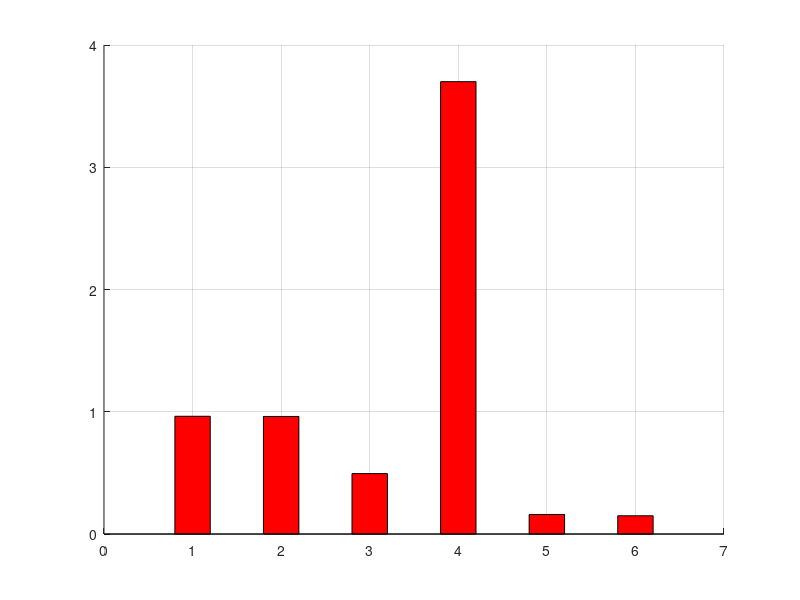

This chart was generated by the following MATLAB code:
clear
clc
Po=200;
RL=2112.5;
Vin=48;                  
Vo=650;                          
G = Vo./Vin
f=50000;
Io=Po/Vo
d= (((3*G)-7)-(sqrt((G.^2)+(6*G)+9)))./(4*(G-1))
vc=0.05;               
VF=0.79;                  
Rs=55e-3;                              
Rd=50e-3;
rl=15e-3;                
rc1 = 0.01;
rc2 = 0.01;
rc3 = 0.01;
rc4 = 0.01;
rc5 = 0.01;
IL = Io*(((2.*d.^3)-(9*d.^2)+(8.*d)-1)./((1-(2.*d)).*(1-d).*d));
L = (2.*Vin.*d.*(1-d))./(f.*0.1.*IL.*(1-(2.*d)));
VC1 = Vin./(1-(2.*d));
VC2 = (2.*Vin.*(1-d))./(1-(2.*d));
VC3 = (Vin.*((2.*d.^2)-(6.*d)+4))./((1-(2.*d)).*(1-d));
VC4 = (2.*Vin)./(1-(2.*d));
VC5 = (Vin.*((2.*d.^2)-(5.*d)+3))./((1-(2.*d)).*(1-d));
output=(Vin.*((2.*d.^2)-(7.*d)+5))./((1-(2.*d)).*(1-d));
Ic1rms = (Io.*((2.*d.^3)-(5.*d.^2)+(2.*d)+1))./((1-(2.*d)).*((1-d).^1.5).*sqrt (d));
Ic2rms = Io./(sqrt ((d).*(1-d)));
Ic3rms = Io./(sqrt ((d).*(1-d)));
Ic4rms =  Io.*(sqrt(d)/sqrt(1-d));
Ic5rms =  (Io.*(1+d))./(sqrt(d).*sqrt(1-d));
C1=(Io.*((2.*d.^3)-(5.*d.^2)+(2.*d)+1))./((1-(2.*d)).*(1-d).*f.*vc.*VC1);
C2=Io./(f*vc*VC2);
C3=Io./(f*vc*VC3);
C4=(Io*d)./(f*vc*VC4);
C5=(Io*(1+d))./(f*vc*VC5);
Iin =(Io.*((2.*d.^2)-(7.*d)+5))./((1-(2.*d)).*(1-d));
IS1AVG= (Io.*((2.*d.^3)-(5.*d.^2)+(2.*d)+1))./((1-(2.*d)).*(1-d));
IS1RMS= (Io.*((2.*d.^3)-(5.*d.^2)+(2.*d)+1))./((sqrt(d)).*(1-(2.*d)).*(1-d));
IS2AVG= (Io.*((2.*d.^3)-(5.*d.^2)+(2.*d)+1))./((1-(2.*d)).*(1-d));
IS2RMS= (Io.*((2.*d.^3)-(5.*d.^2)+(2.*d)+1))./((sqrt(d)).*(1-(2.*d)).*(1-d));
ID1AVG= (Io.*((2.*d.^3)-(5.*d.^2)+(2.*d)+1))./((1-(2.*d)).*(1-d));
ID1RMS=(Io.*((2.*d.^3)-(5.*d.^2)+(2.*d)+1))./((1-(2.*d)).*((1-d).^1.5));
ID2AVG= (Io.*((2.*d.^3)-(5.*d.^2)+(2.*d)+1))./((1-(2.*d)).*(1-d));
ID2RMS=(Io.*((2.*d.^3)-(5.*d.^2)+(2.*d)+1))./((1-(2.*d)).*((1-d).^1.5));
ID3AVG= Io;
ID3RMS=Io./(sqrt(d));
ID4AVG= Io;
ID4RMS=Io./sqrt(1-d);
ID5AVG= Io;
ID5RMS=Io./(sqrt(d));
ID6AVG= Io;
ID6RMS=Io./sqrt(1-d);
VS1= Vin./(1-(2*d));
VS2= Vin./(1-(2*d));
VD1= Vin./(1-(2*d));
VD2= Vin./(1-(2*d));
VD3= (2*Vin)./(1-(2*d));
VD4= (2*Vin)./(1-(2*d));
VD5= (2*Vin)./(1-(2*d));
VD6= (2*Vin)./(1-(2*d));
PL=((IL.^2).*rl);
PC=(Ic1rms.^2*rc1)+(Ic2rms.^2*rc2)+(Ic3rms.^2*rc3)+(Ic4rms.^2*rc4)+(Ic5rms.^2*rc5);
PSC = ((IS1RMS).^2+(IS2RMS).^2).*Rs  ;        
PSWI2=(0.5.*f.*74.*10^(-9)).*((VS1.*IS1AVG)+(VS2.*IS2AVG)); 
PDC = ((ID1RMS).^2+(ID2RMS).^2+(ID3RMS).^2+(ID4RMS).^2+(ID5RMS).^2+(ID6RMS).^2).*Rd ;         
PDVF = ((ID1AVG+ID2AVG+ID3AVG+ID4AVG+ID5AVG+ID6AVG)).*VF  ;        
y= [PSC;PSWI2;PDC;PDVF;PL;PC]
hold on
bar(y,0.4,'r')
hold on
grid on
ylim ([0 4])
hold on